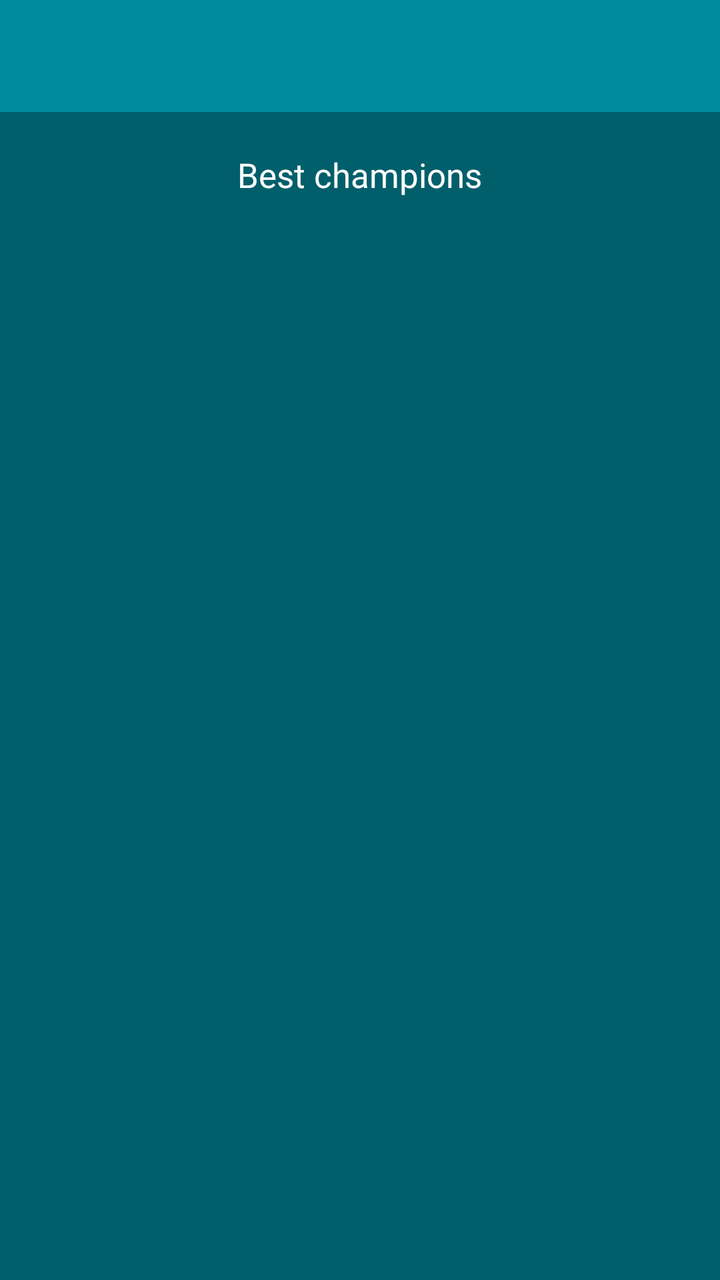
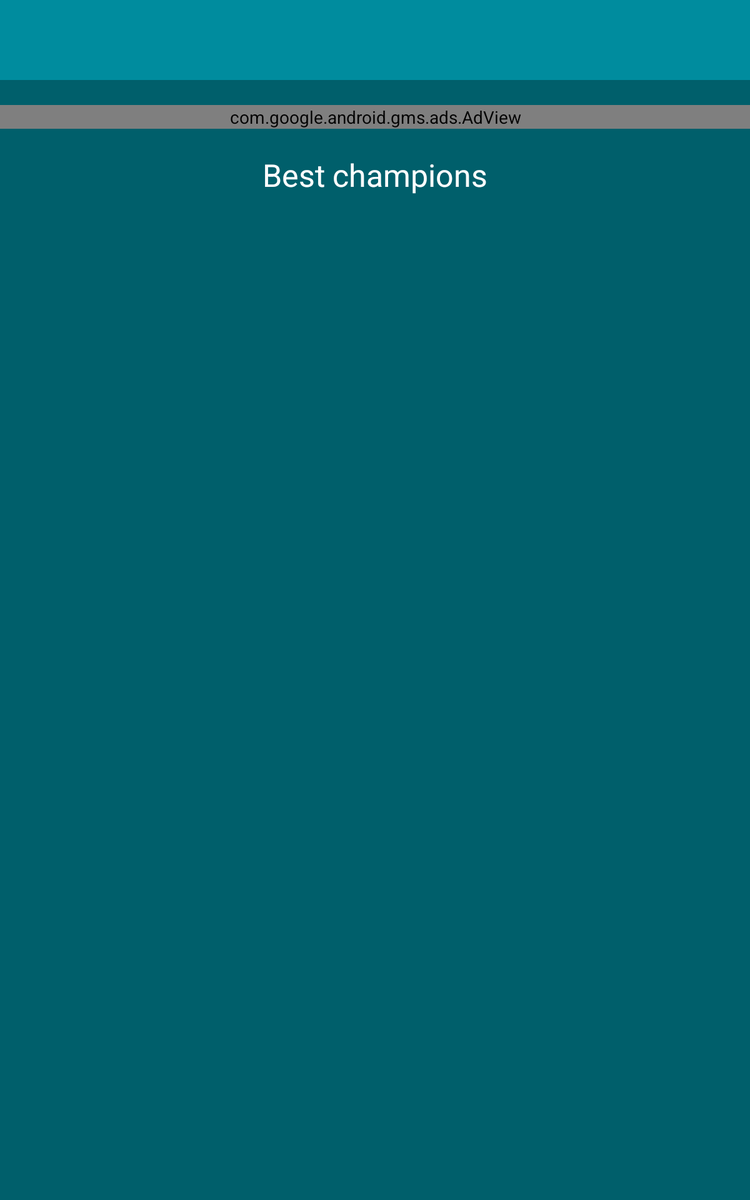

One screen, two layout resources from the same app: the default and the repository's alternative for another configuration. Each is rendered where Android would select it; the XML of both is given below.
<!-- AndroidManifest.xml: application theme AppTheme -->
<!-- res/layout/activity_main.xml -->
<?xml version="1.0" encoding="utf-8"?>
<android.support.design.widget.CoordinatorLayout xmlns:android="http://schemas.android.com/apk/res/android"
    xmlns:app="http://schemas.android.com/apk/res-auto"
    xmlns:tools="http://schemas.android.com/tools"
    xmlns:ads="http://schemas.android.com/apk/res-auto"
    android:layout_width="match_parent"
    android:layout_height="match_parent"
    tools:context="com.sirlink.championgg.MainActivity"
    android:focusable="true"
    android:focusableInTouchMode="true"

    >

    <LinearLayout
        android:layout_width="match_parent"
        android:layout_height="wrap_content"
        android:orientation="vertical">

        <android.support.design.widget.AppBarLayout
            android:layout_width="match_parent"
            android:layout_height="wrap_content"
            android:theme="@style/AppTheme.AppBarOverlay">

            <android.support.v7.widget.Toolbar
                android:id="@+id/toolbar"
                android:layout_width="match_parent"
                android:layout_height="?attr/actionBarSize"
                android:background="?attr/colorPrimary"
                android:elevation="4dp"
                android:theme="@style/ThemeOverlay.AppCompat.ActionBar"
                app:popupTheme="@style/ThemeOverlay.AppCompat.Light">

                
                    
                    
                    
                    
                    
                    
                    

            </android.support.v7.widget.Toolbar>



        </android.support.design.widget.AppBarLayout>

        <android.support.v4.widget.NestedScrollView
            android:layout_width="match_parent"
            android:layout_height="match_parent"
            android:background="@color/colorPrimaryDark"
            android:scrollbarStyle="insideOverlay">

            <LinearLayout
                android:layout_width="match_parent"
                android:layout_height="wrap_content"
                android:orientation="vertical">

                
                    
                    
                    
                    
                    
                    
                    
                    
                

                <TextView
                    android:layout_width="wrap_content"
                    android:layout_height="wrap_content"
                    android:layout_gravity="center_horizontal"
                    android:layout_marginTop="@dimen/normal_margin_top"
                    android:text="@string/top_champions"
                    android:textColor="@android:color/white"
                    android:textSize="@dimen/default_text_size" />

                <android.support.v4.view.ViewPager xmlns:android="http://schemas.android.com/apk/res/android"
                    android:id="@+id/pager_perfomance"
                    android:layout_width="match_parent"
                    android:layout_height="300dp"
                    android:layout_marginTop="@dimen/normal_margin_top">

                    <android.support.v4.view.PagerTabStrip
                        android:layout_width="match_parent"
                        android:layout_height="wrap_content"
                        android:background="@color/colorPrimary"
                        style="@style/viewPagerTitleStripSmall"/>
                </android.support.v4.view.ViewPager>




                <FrameLayout
                    android:id="@+id/container_champions"
                    android:layout_width="match_parent"
                    android:layout_height="500dp" />


            </LinearLayout>

        </android.support.v4.widget.NestedScrollView>
    </LinearLayout>

</android.support.design.widget.CoordinatorLayout>
<!-- resources referenced by this layout -->
<resources>
  <color name="colorPrimary">#008c9e</color>
  <color name="colorPrimaryDark">#005f6b</color>
  <dimen name="default_text_size">17sp</dimen>
  <dimen name="normal_margin_top">20dp</dimen>
  <string name="top_champions">Best champions</string>
  <style name="AppTheme.AppBarOverlay" parent="ThemeOverlay.AppCompat.Dark.ActionBar" />
  <style name="viewPagerTitleStripSmall">
          <item name="android:layout_width">fill_parent</item>
          <item name="android:layout_height">wrap_content</item>
          <item name="android:textColor">#FFFFFF</item>
          <item name="android:textSize">17sp</item>
      </style>
  <style name="AppTheme" parent="Theme.AppCompat.Light.NoActionBar">
          
          <item name="colorPrimary">@color/colorPrimary</item>
          <item name="colorPrimaryDark">@color/colorPrimaryDark</item>
          <item name="colorAccent">@color/colorAccent</item>
      </style>
  <color name="colorAccent">#00dffc</color>
</resources>
<!-- res/layout-large/activity_main.xml (the repository's variant of the layout above) -->
<!-- drawn on a 7-inch tablet held upright -->
<?xml version="1.0" encoding="utf-8"?>
<android.support.design.widget.CoordinatorLayout xmlns:android="http://schemas.android.com/apk/res/android"
    xmlns:app="http://schemas.android.com/apk/res-auto"
    xmlns:tools="http://schemas.android.com/tools"
    xmlns:ads="http://schemas.android.com/apk/res-auto"
    android:layout_width="match_parent"
    android:layout_height="match_parent"
    tools:context="com.sirlink.championgg.MainActivity"
    android:focusable="true"
    android:focusableInTouchMode="true"

    >

    <LinearLayout
        android:layout_width="match_parent"
        android:layout_height="wrap_content"
        android:orientation="vertical">

        <android.support.design.widget.AppBarLayout
            android:layout_width="match_parent"
            android:layout_height="wrap_content"
            android:theme="@style/AppTheme.AppBarOverlay">

            <android.support.v7.widget.Toolbar
                android:id="@+id/toolbar"
                android:layout_width="match_parent"
                android:layout_height="?attr/actionBarSize"
                android:background="?attr/colorPrimary"
                android:elevation="4dp"
                android:theme="@style/ThemeOverlay.AppCompat.ActionBar"
                app:popupTheme="@style/ThemeOverlay.AppCompat.Light">

            </android.support.v7.widget.Toolbar>



        </android.support.design.widget.AppBarLayout>

        <android.support.v4.widget.NestedScrollView
            android:layout_width="match_parent"
            android:layout_height="match_parent"
            android:background="@color/colorPrimaryDark"
            android:scrollbarStyle="insideOverlay">

            <LinearLayout
                android:layout_width="match_parent"
                android:layout_height="wrap_content"
                android:orientation="vertical">

                <com.google.android.gms.ads.AdView
                    android:id="@+id/adView"
                    android:layout_width="match_parent"
                    android:layout_height="wrap_content"
                    android:layout_centerHorizontal="true"
                    android:layout_alignParentBottom="true"
                    ads:adSize="SMART_BANNER"
                    ads:adUnitId="ca-app-pub-5585648622243229/8332275695"
                    android:layout_marginTop="@dimen/normal_margin_top">
                </com.google.android.gms.ads.AdView>

                <TextView
                    android:layout_width="wrap_content"
                    android:layout_height="wrap_content"
                    android:layout_gravity="center_horizontal"
                    android:layout_marginTop="@dimen/normal_margin_top"
                    android:text="@string/top_champions"
                    android:textColor="@android:color/white"
                    android:textSize="@dimen/text_large" />

                <android.support.v4.view.ViewPager xmlns:android="http://schemas.android.com/apk/res/android"
                    android:id="@+id/pager_perfomance"
                    android:layout_width="match_parent"
                    android:layout_height="450dp"
                    android:layout_marginTop="@dimen/normal_margin_top">

                    <android.support.v4.view.PagerTabStrip
                        android:layout_width="match_parent"
                        android:layout_height="wrap_content"
                        android:background="@color/colorPrimary"
                        style="@style/viewPagerTitleStrip"
                        />

                </android.support.v4.view.ViewPager>

                <FrameLayout
                    android:id="@+id/container_champions"
                    android:layout_width="match_parent"
                    android:layout_height="650dp" />


            </LinearLayout>

        </android.support.v4.widget.NestedScrollView>
    </LinearLayout>

</android.support.design.widget.CoordinatorLayout>
<!-- resources referenced by the variant -->
<!-- as a 7-inch tablet held upright resolves them -->
<resources>
  <color name="colorPrimary">#008c9e</color>
  <color name="colorPrimaryDark">#005f6b</color>
  <dimen name="normal_margin_top">20dp</dimen>
  <dimen name="text_large">25sp</dimen>
  <string name="top_champions">Best champions</string>
  <style name="AppTheme.AppBarOverlay" parent="ThemeOverlay.AppCompat.Dark.ActionBar" />
  <style name="viewPagerTitleStrip">
          <item name="android:layout_width">fill_parent</item>
          <item name="android:layout_height">wrap_content</item>
          <item name="android:textColor">#FFFFFF</item>
          <item name="android:textSize">25sp</item>
      </style>
  <style name="AppTheme" parent="Theme.AppCompat.Light.NoActionBar">
          
          <item name="colorPrimary">@color/colorPrimary</item>
          <item name="colorPrimaryDark">@color/colorPrimaryDark</item>
          <item name="colorAccent">@color/colorAccent</item>
      </style>
  <color name="colorAccent">#00dffc</color>
</resources>
